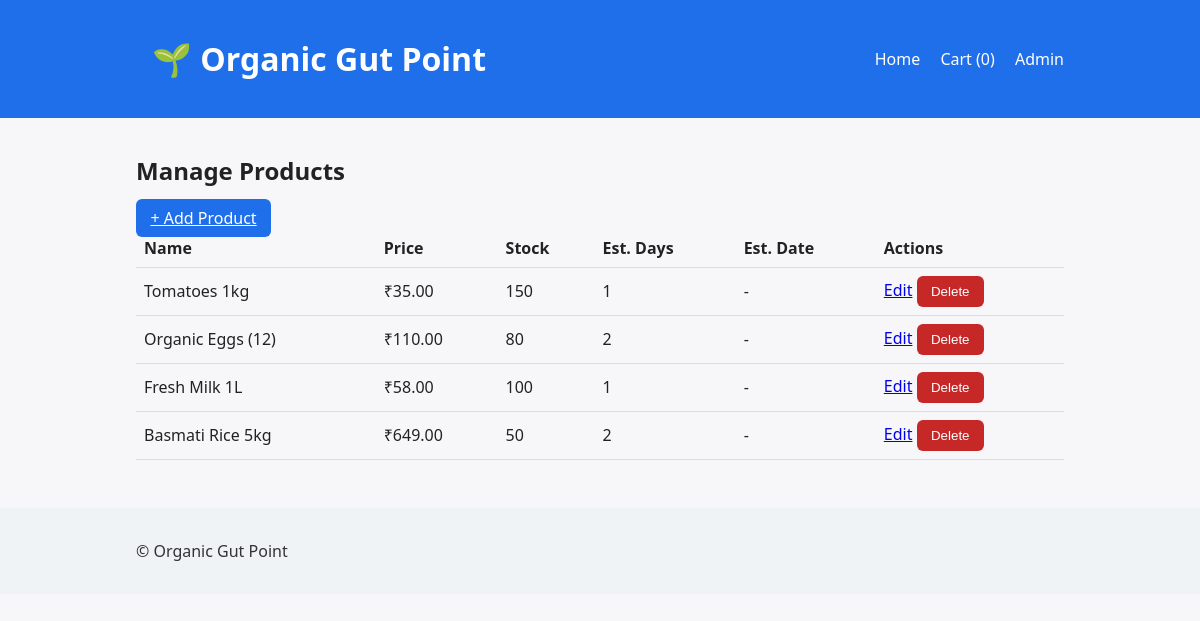
The page /admin/products (signed in) on the database its author committed.
### tables this page shows
CREATE TABLE products (
            id INTEGER PRIMARY KEY AUTOINCREMENT,
            name TEXT NOT NULL,
            description TEXT,
            price REAL NOT NULL,
            stock INTEGER DEFAULT 0,
            estimated_delivery_days INTEGER,
            estimated_delivery_date TEXT
        );

### app.py (the view)
@app.route('/admin/products')
def admin_products():
    if not is_admin():
        return redirect(url_for('admin_login'))
    conn = get_db()
    products = conn.execute('SELECT * FROM products ORDER BY id DESC').fetchall()
    conn.close()
    return render_template('admin_products.html', products=products)

### app.py (called while the page is built)
def get_db():
    conn = sqlite3.connect(DB_PATH)
    conn.row_factory = sqlite3.Row
    return conn

@app.before_request
def setup():
    global _db_initialized
    if not _db_initialized:
        init_db()
        _db_initialized = True

def is_admin():
    return session.get('admin_logged_in') is True

### templates/admin_products.html
{% extends 'base.html' %}
{% block content %}
<h2>Manage Products</h2>
<a class="btn" href="{{ url_for('admin_product_new') }}">+ Add Product</a>
<table class="table">
  <tr><th>Name</th><th>Price</th><th>Stock</th><th>Est. Days</th><th>Est. Date</th><th>Actions</th></tr>
  {% for p in products %}
  <tr>
    <td>{{ p.name }}</td>
    <td>₹{{ '%.2f'|format(p.price) }}</td>
    <td>{{ p.stock }}</td>
    <td>{{ p.estimated_delivery_days or '-' }}</td>
    <td>{{ p.estimated_delivery_date or '-' }}</td>
    <td>
      <a href="{{ url_for('admin_product_edit', pid=p.id) }}">Edit</a>
      <form action="{{ url_for('admin_product_delete', pid=p.id) }}" method="post" style="display:inline" onsubmit="return confirm('Delete this product?')">
        <button class="danger">Delete</button>
      </form>
    </td>
  </tr>
  {% endfor %}
</table>
{% endblock %}

### static/styles.css (style rules this page uses)
* { box-sizing: border-box; }
body { font-family: system-ui, -apple-system, Segoe UI, Roboto, Helvetica, Arial, sans-serif; margin: 0; background: #f7f7f9; color: #222; }
.table { width: 100%; border-collapse: collapse; }
.table th, .table td { border-bottom: 1px solid #ddd; padding: 0.5rem; text-align: left; }
button, .btn { background: #1f6feb; color: white; border: none; padding: 0.5rem 0.9rem; border-radius: 6px; cursor: pointer; }
button.danger { background: #c62828; }

### rows shown on the page
products: name "Tomatoes 1kg", price "35.00", stock "150", estimated_delivery_days "1", estimated_delivery_date "-"
products: name "Organic Eggs (12)", price "110.00", stock "80", estimated_delivery_days "2", estimated_delivery_date "-"
products: name "Fresh Milk 1L", price "58.00", stock "100", estimated_delivery_days "1", estimated_delivery_date "-"
products: name "Basmati Rice 5kg", price "649.00", stock "50", estimated_delivery_days "2", estimated_delivery_date "-"

### other values the page prints
{{ (session.get('cart') or [])|length }} "0"
